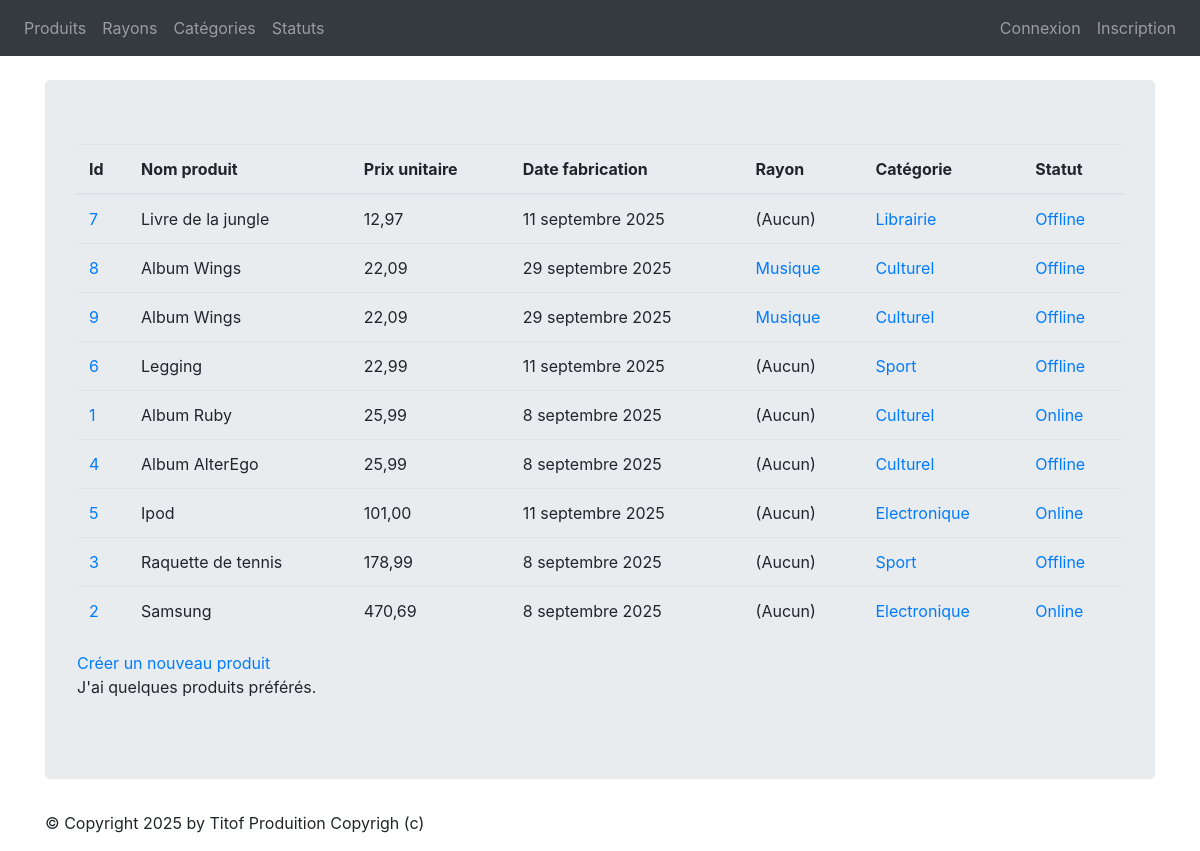
/monApp/produits/, run on an earlier commit of the app's database.
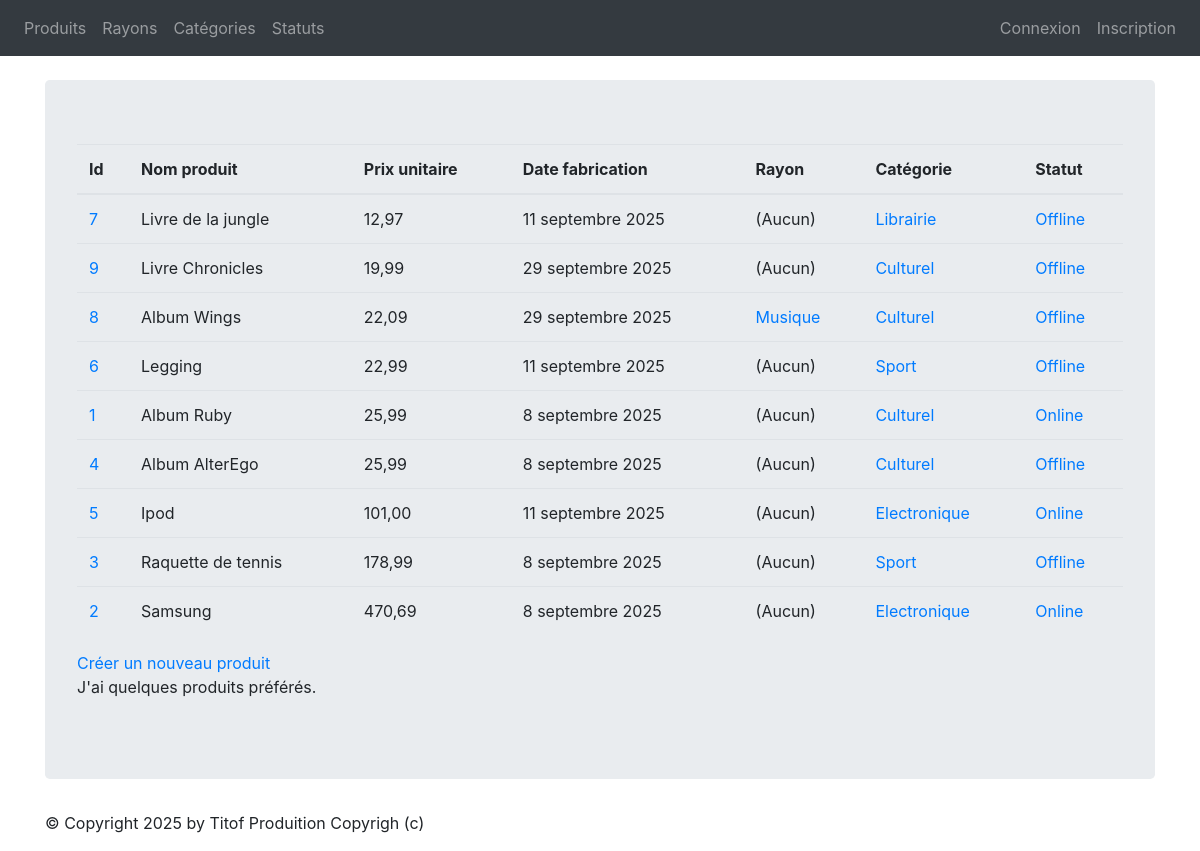
And on a later commit of the database.
### monApp/models.py (models this page shows, shortened)
class Produit(models.Model):
    refProd = models.AutoField(primary_key=True)
    intituleProd = models.CharField(max_length=200)
    prixUnitaireProd = models.DecimalField(max_digits=10, decimal_places=2)
    dateFabProd = models.DateField(default=date.today)
    categorie = models.ForeignKey(Categorie, on_delete=models.CASCADE, related_name="produits_categorie", null=True, blank=True)
    status = models.ForeignKey(Statut, on_delete=models.CASCADE, related_name="produits_status",null=True, blank=True)
    rayon = models.ForeignKey(Rayon, on_delete=models.CASCADE, related_name="produits_rayon",null=True, blank=True)

class Categorie(models.Model):
    idCat = models.AutoField(primary_key=True)
    nomCat = models.CharField(max_length=100)
    def __str__(self):
        return self.nomCat

class Statut(models.Model):
    idStatus = models.AutoField(primary_key=True)
    libelleStatus = models.CharField(max_length=100)
    def __str__(self):
        return self.libelleStatus

class Rayon(models.Model):
    idRayon = models.AutoField(primary_key=True)
    nomRayon = models.CharField(max_length=100)
    def __str__(self):
        return self.nomRayon

### monApp/views.py (the view)
# urls.py: path("produits/",views.ProduitListView.as_view(),name="lst_prdts"),
class ProduitListView(ListView):
    model = Produit
    template_name = "list_produits.html"
    context_object_name = "prdts"
    def get_queryset(self ) :
        return Produit.objects.order_by("prixUnitaireProd")
    def get_context_data(self, **kwargs):
        context = super(ProduitListView, self).get_context_data(**kwargs)
        context['titremenu'] = "Liste de mes produits"
        return context

### monApp/templates/list_produits.html
{% extends 'base.html' %}
{% block content %}
<table class="table">
    <thead>
        <th>Id</th>
        <th>Nom produit</th>
        <th>Prix unitaire</th>
        <th>Date fabrication</th>
        <th>Rayon</th>
        <th>Catégorie</th>
        <th>Statut</th>
    </thead>
    <tbody>
    {% for prdt in prdts %}
    <tr>
        <td><a href="{% url 'dtl_prdt' prdt.refProd %}">{{ prdt.refProd }}</a></td>
        <td>{{ prdt.intituleProd }} </td>
        <td>{{ prdt.prixUnitaireProd }} </td>
        <td>{{ prdt.dateFabProd }} </td>
        <td>
        {% if prdt.rayon %}
            <a href="{% url 'dtl_rayon' prdt.rayon.idRayon %}">{{ prdt.rayon }}</a>
        {% else %}
            (Aucun)
        {% endif %}
        </td>
        <td>
        {% if prdt.categorie %}
            <a href="{% url 'dtl_categorie' prdt.categorie.idCat %}">{{ prdt.categorie }}</a>
        {% else %}
            (Aucune)
        {% endif %}
        </td>
        <td>
            {% if prdt.status %}
            <a href="{% url 'dtl_statut' prdt.status.idStatus %}">{{ prdt.status }}</a>
        {% else %}
            (Aucun)
        {% endif %}
        </td>
    </tr>
    {% endfor %}
    </tbody>
</table>
<a href="{% url 'crt_prdt' %}">Créer un nouveau produit</a>
<p>
J'ai
{% if prdts|length < 5 %}
    peu de
{% elif prdts|length < 10 %}
    quelques
{% else %}
    beaucoup de
{% endif %}
produits préférés.
</p>
{% endblock %}

### monApp/templates/base.html (shortened to what this page needs)
<!doctype html>
{% load static %}
<html lang="fr">
    <head>
        {% block styles %}
        <link rel="stylesheet" href="{% static 'styles.css' %}" />
        <link rel="stylesheet" href="{% static 'node_modules/bootstrap/dist/css/bootstrap.min.css' %}">
        {% endblock %}
    </head>
    <body>
        {% block nav %}
        <nav class="navbar navbar-expand-md navbar-dark bg-dark mb-4">
            <div class="collapse navbar-collapse" id="navbarNav">
                <ul class="navbar-nav">
                    <li class="nav-item">
                        <a class="nav-link" href="{% url 'lst_prdts' %}">Produits</a>
                    </li>
                    <li class="nav-item">
                        <a class="nav-link" href="{% url 'list_rayons' %}">Rayons</a>
                    </li>
                    <li class="nav-item">
                        <a class="nav-link" href="{% url 'list_categories' %}">Catégories</a>
                    </li>
                    <li class="nav-item">
                        <a class="nav-link" href="{% url 'list_statuts' %}">Statuts</a>
                    </li>
                </ul>
                <ul class="navbar-nav ml-auto">
                    {% if user.is_authenticated %}
                        <li class="nav-item">
                        <a class="nav-link" href="{% url 'logout' %}">Déconnexion</a>
                        </li>
                    {%else%}
                        <li class="nav-item">
                        <a class="nav-link" href="{% url 'login' %}">Connexion</a>
                        </li>
                        <li class="nav-item">
                        <a class="nav-link" href="{% url 'register' %}">Inscription</a>
                        </li>
                    {%endif%}
                </ul>
            </div>
        </nav >
        {% endblock %}
        <main role="main" class="container top-pushed">
            <div class="jumbotron">
            {% block content %}
            {% endblock %}
            </div>
        </main >
        <footer class="footer">
            <div class="container">
                <p>&copy; Copyright {% now "Y" %} by Titof Produition Copyrigh (c)</p>
            </div>
        </footer>
    </body>
</html>

What changed in the data, as far as the page shows it:
changed Produit id 9: intituleProd "Album Wings" → "Livre Chronicles"; prixUnitaireProd "22,09" → "19,99"; rayon "Musique" → (not shown); now shows "(Aucun)"; moves up the list
